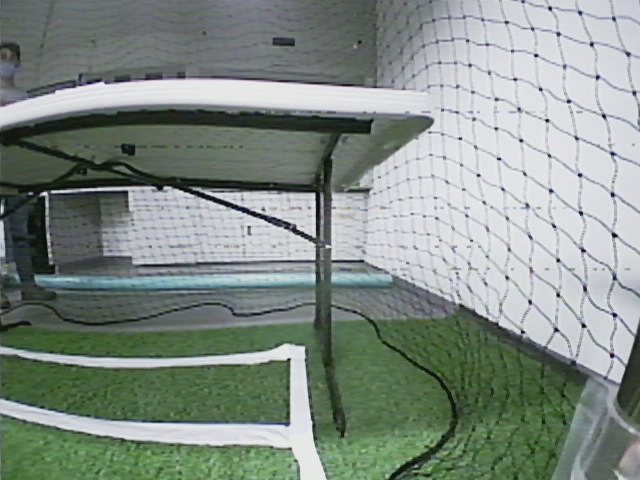
#> input picture finding_red/green_0.png, 640 x 480 px
$ python -i flying_red.py   (imports and definitions only)
#> lines starting #> are read from the running program, lines starting #| are printed output that depends on the picture; after the words box and inside, x2 and y2 are one past the last pixel; in counts of white or black regions, pixels touching at a corner belong together
#> further down, picture is the input picture: shape (480, 640, 3); mean B, G, R 133.7, 141.3, 130.7
import cv2
# Code adapted from: https://github.com/bitcraze/crazyflie-lib-python/blob/master/examples/autonomousSequence.py

import time
# CrazyFlie imports:
import cflib.crtp
from cflib.crazyflie import Crazyflie
from cflib.crazyflie.log import LogConfig
from cflib.crazyflie.syncCrazyflie import SyncCrazyflie
from cflib.crazyflie.syncLogger import SyncLogger
from cflib.positioning.position_hl_commander import PositionHlCommander
import numpy as np

## Some helper functions:
## -----------------------------------------------------------------------------------------
# [38 lines left out: functions position_estimate, set_PID_controller, ascend_and_hover, not called in this run]

def findGreatestContour(contours):
    largest_area = 0
    largest_contour_index = -1
    i = 0
    total_contours = len(contours)

    while i < total_contours:
        area = cv2.contourArea(contours[i])
        if area > largest_area:
            largest_area = area
            largest_contour_index = i
        i += 1

    #print(largest_area)

    return largest_area, largest_contour_index

def red_filter(frame):
    """Turns camera frame into bool array of red objects
    """
    # blurred_input = cv2.GaussianBlur(frame,(7,7),0)
    # denoised_blurred = cv2.fastNlMeansDenoisingColored(blurred_input,None,10,10,7,21)
    blurred = cv2.GaussianBlur(frame,(7,7),0)
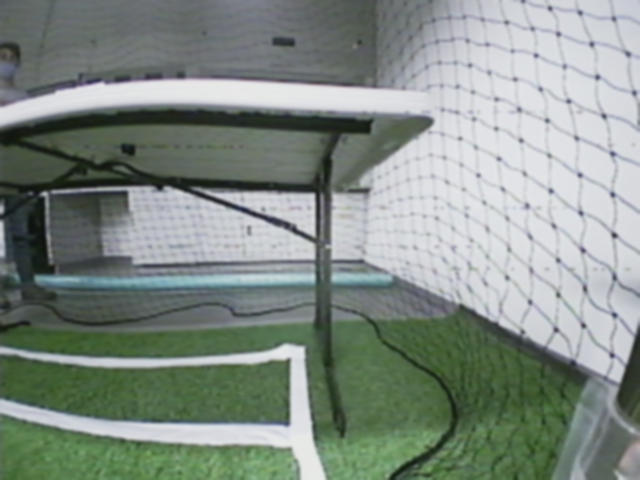
#> blurred: shape (480, 640, 3); mean B, G, R 133.7, 141.3, 130.7
    hsv_frame = cv2.cvtColor(blurred, cv2.COLOR_BGR2HSV)
#> hsv_frame: shape (480, 640, 3); mean H, S, V 84.4, 36, 144
    #      h    s    v
    llb = (0,   3,   0)
    ulb = (28,  255, 255)
    lb =  (120, 3,   0)
    ub =  (180, 255, 255)

    lowreds = cv2.inRange(hsv_frame, llb, ulb)
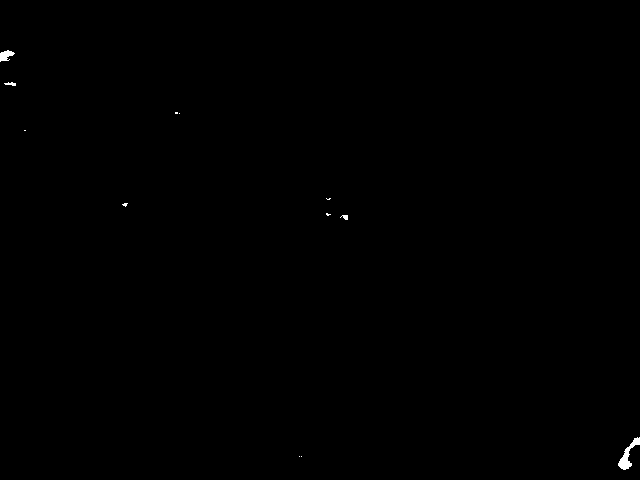
#> lowreds: shape (480, 640); 0.14% white; 12 white regions (8 under 20 px), largest, box (x1, y1, x2, y2) and area: (618, 437, 640, 470) 243, (0, 50, 15, 62) 107, (4, 82, 16, 86) 30, (340, 215, 348, 220) 25
    highreds = cv2.inRange(hsv_frame, lb, ub)
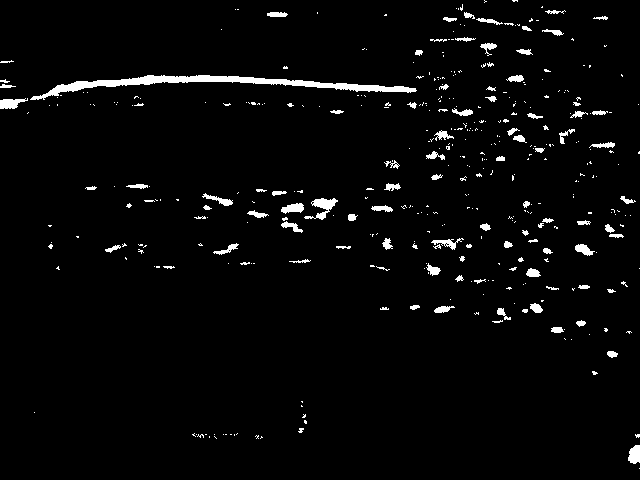
#> highreds: shape (480, 640); 3% white; 408 white regions (314 under 20 px), largest, box (x1, y1, x2, y2) and area: (30, 75, 417, 100) 2387, (304, 198, 338, 220) 296, (0, 98, 28, 109) 196
    res = cv2.bitwise_or(lowreds, highreds)
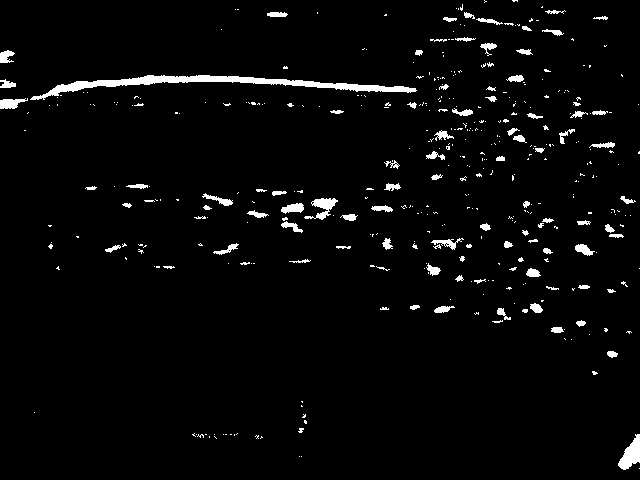
#> res: shape (480, 640); 3.2% white; 411 white regions (317 under 20 px)

    return res

# [11 lines left out: function time_averaged_frame, not called in this run]

def check_contours(frame):
    print('Checking image:')

    ################
    # cv2.imwrite('wheresthered.png', frame)
    ################

    # These define the upper and lower HSV for the red obstacles
    # May change on different drones.
    input_frame = red_filter(frame)

    # Do the contour detection on the input frame
    contours, hierarchy = cv2.findContours(input_frame, cv2.RETR_LIST, cv2.CHAIN_APPROX_NONE)
#> contours = 440 contours, 370 with area under 20; largest, box (x1, y1, x2, y2) and area: (30, 75, 417, 100) 1996, (618, 434, 640, 470) 394, (304, 198, 338, 220) 252, (0, 98, 28, 109) 160, (281, 203, 304, 214) 140
    largest_area, largest_contour_index = findGreatestContour(contours)
#> in findGreatestContour, `total_contours = len(contours)`: total_contours = 440
#> the loop in findGreatestContour, `while i < total_contours:` made 440 passes
#> (area, largest_area) on passes 8, 385: (393.5, 393.5), (1996.5, 1996.5)
#> area on passes 26, 33, 34, 38, 40, 41: 43, 47.5, 33, 50, 71, 24.5
#> after the loop in findGreatestContour, `while i < total_contours:`: largest_area = 1996.5; largest_contour_index = 384
#> largest_area = 1996.5; largest_contour_index = 384

    # print(largest_area)

    if largest_area > 100:
        return True
    else:
        return False


# Follow the setpoint sequence trajectory:
# [40 lines left out: functions adjust_position, hover_and_descend, not called in this run]


group_number = 12

# Possibly try 0, 1, 2 ...
camera = 0

# Set the URI the Crazyflie will connect to
uri = f'radio://0/{group_number}/2M'

# Initialize all the CrazyFlie drivers:
# [4 lines not run here, left out]
# [1 line that did not run here, left out]

# List local CrazyFlie devices:
# [61 lines not run here, left out]

>>> import cv2
>>> picture = cv2.imread('green_0.png')
>>> result = check_contours(picture)
#> result = True

$ run again, on finding_red/green_12.png
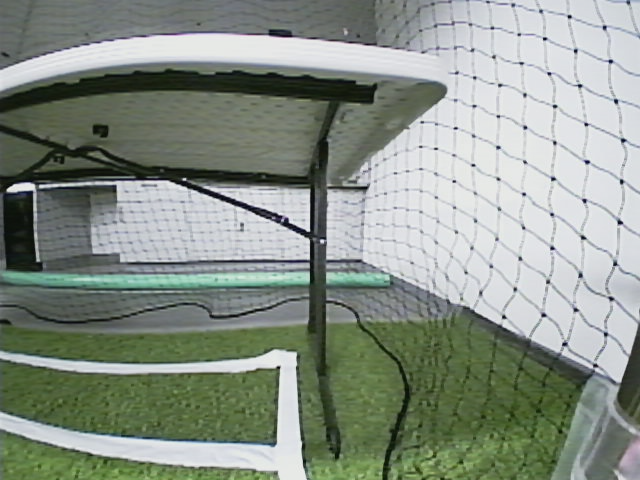
#> input picture finding_red/green_12.png, 640 x 480 px
#> picture is the input picture: shape (480, 640, 3); mean B, G, R 135.6, 146.1, 137.2
#> in red_filter, `blurred = cv2.GaussianBlur(frame,(7,7),0)`:
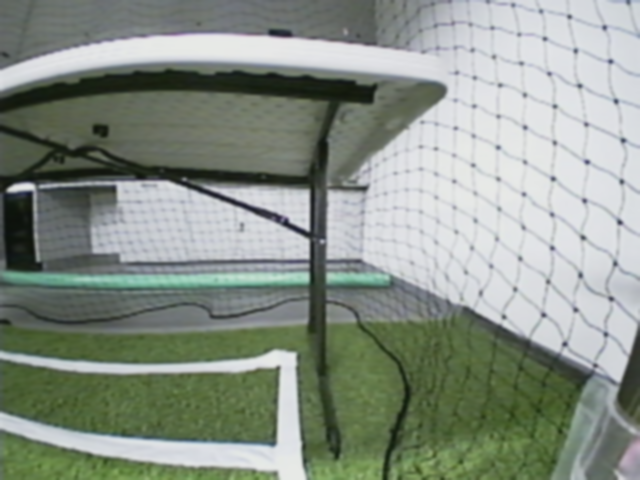
#> blurred: shape (480, 640, 3); mean B, G, R 135.6, 146.1, 137.2
#> hsv_frame: shape (480, 640, 3); mean H, S, V 76.5, 39.3, 148
#> lowreds: shape (480, 640); 0.04% white in thin lines or dots, all inside (x1, y1, x2, y2) = (340, 29, 635, 470)
#> in red_filter, `highreds = cv2.inRange(hsv_frame, lb, ub)`:
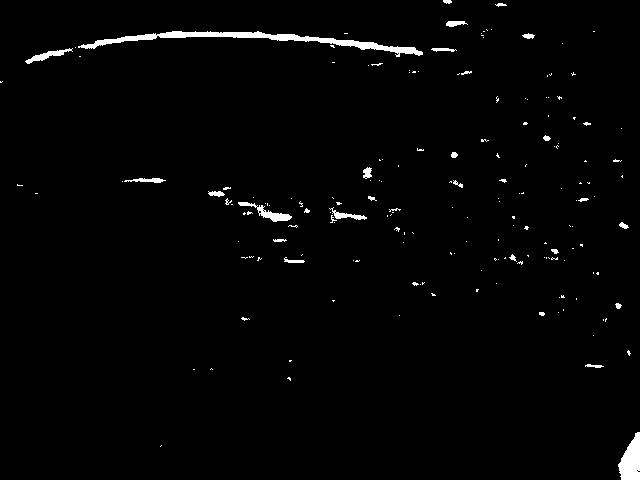
#> highreds: shape (480, 640); 1.6% white; 175 white regions (146 under 20 px), largest, box (x1, y1, x2, y2) and area: (78, 31, 423, 57) 1885, (618, 432, 640, 480) 719, (238, 202, 292, 222) 314
#> res: shape (480, 640); 1.7% white; 177 white regions (146 under 20 px)
#> contours = 190 contours, 173 with area under 20; largest, box (x1, y1, x2, y2) and area: (78, 31, 423, 57) 1532, (617, 432, 640, 480) 733, (238, 202, 292, 222) 254, (25, 48, 73, 64) 179, (329, 207, 367, 220) 116
#> total_contours = 190
#> the loop in findGreatestContour, `while i < total_contours:` made 190 passes
#> (area, largest_area) on passes 3, 184: (733, 733), (1532.5, 1532.5)
#> after the loop in findGreatestContour, `while i < total_contours:`: largest_area = 1532.5; largest_contour_index = 183
#> in check_contours, `largest_area, largest_contour_index = findGreatestContour(contours)`: largest_area = 1532.5; largest_contour_index = 183
#> result = True

$ run again, on finding_red/green_4.png
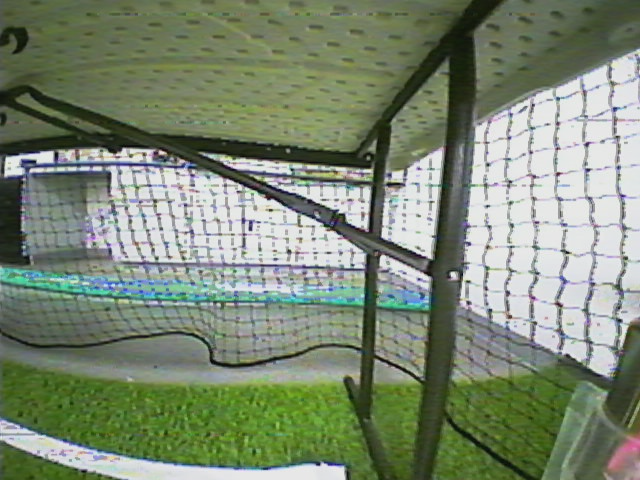
#> input picture finding_red/green_4.png, 640 x 480 px
#> picture is the input picture: shape (480, 640, 3); mean B, G, R 114.8, 136.4, 124.2
#> hsv_frame: shape (480, 640, 3); mean H, S, V 61.8, 62.4, 138.5
#> in red_filter, `lowreds = cv2.inRange(hsv_frame, llb, ulb)`:
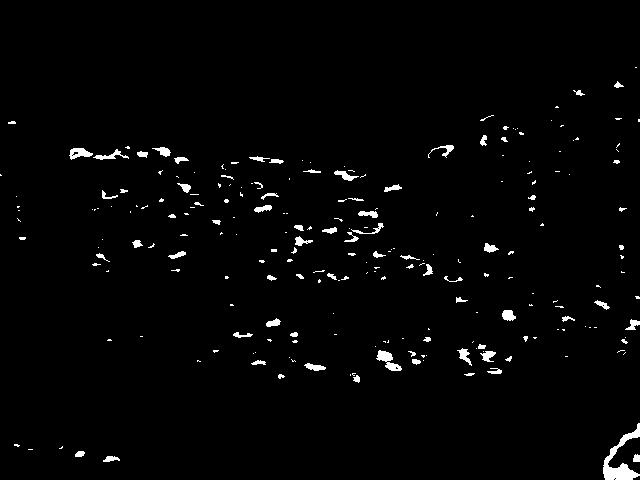
#> lowreds: shape (480, 640); 1.9% white; 233 white regions (159 under 20 px), largest, box (x1, y1, x2, y2) and area: (603, 423, 640, 480) 715, (376, 350, 402, 371) 239, (69, 148, 93, 160) 166
#> highreds: shape (480, 640); 6.4% white; 348 white regions (183 under 20 px), largest, box (x1, y1, x2, y2) and area: (608, 437, 640, 474) 656, (89, 161, 200, 181) 578, (281, 263, 346, 280) 490
#> in red_filter, `res = cv2.bitwise_or(lowreds, highreds)`:
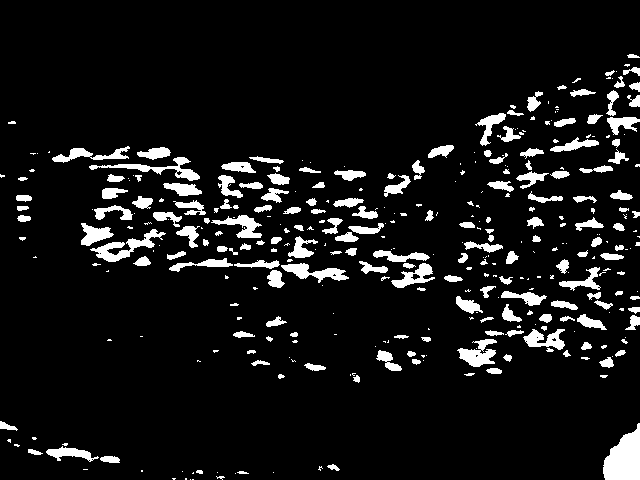
#> res: shape (480, 640); 8.3% white; 360 white regions (185 under 20 px)
#> contours = 387 contours, 239 with area under 20; largest, box (x1, y1, x2, y2) and area: (603, 423, 640, 480) 1361, (90, 229, 166, 262) 628, (89, 157, 200, 181) 530, (457, 339, 497, 367) 522, (281, 263, 349, 283) 515
#> total_contours = 387
#> the loop in findGreatestContour, `while i < total_contours:` made 387 passes
#> (area, largest_area) on passes 16, 19, 21, 26: (36, 36), (90, 90), (326.5, 326.5), (1361, 1361)
#> after the loop in findGreatestContour, `while i < total_contours:`: largest_area = 1361; largest_contour_index = 25
#> in check_contours, `largest_area, largest_contour_index = findGreatestContour(contours)`: largest_area = 1361; largest_contour_index = 25
#> result = True

$ run again, on finding_red/peek_right.png
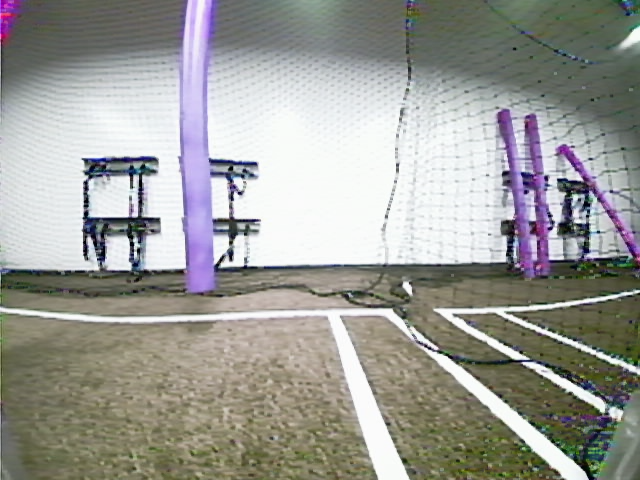
#> input picture finding_red/peek_right.png, 640 x 480 px
#> picture is the input picture: shape (480, 640, 3); mean B, G, R 150.8, 155.9, 155.6
#> hsv_frame: shape (480, 640, 3); mean H, S, V 64.6, 34.5, 162.1
#> in red_filter, `lowreds = cv2.inRange(hsv_frame, llb, ulb)`:
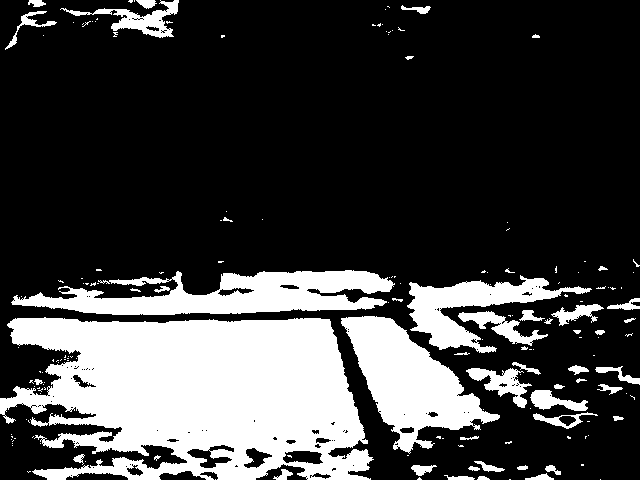
#> lowreds: shape (480, 640); 24.9% white; 171 white regions (123 under 20 px), largest, box (x1, y1, x2, y2) and area: (0, 317, 374, 480) 43896, (11, 270, 395, 315) 9726, (341, 316, 500, 454) 9674
#> highreds: shape (480, 640); 8.7% white; 111 white regions (63 under 20 px), largest, box (x1, y1, x2, y2) and area: (162, 0, 234, 295) 11006, (490, 107, 580, 279) 7414, (551, 143, 640, 265) 2557
#> in red_filter, `res = cv2.bitwise_or(lowreds, highreds)`:
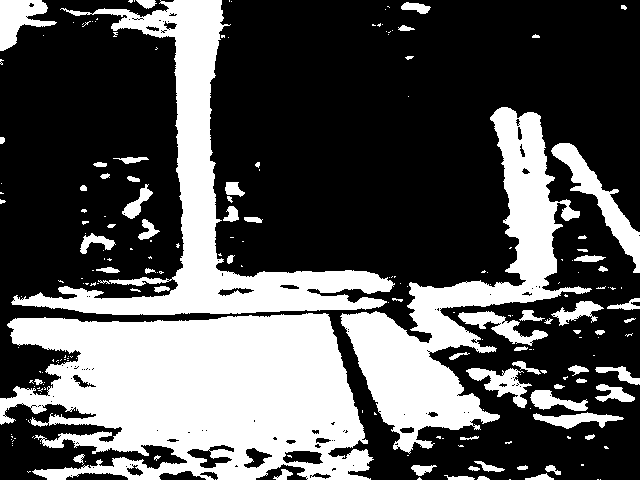
#> res: shape (480, 640); 33.6% white; 209 white regions (140 under 20 px)
#> contours = 401 contours, 320 with area under 20; largest, box (x1, y1, x2, y2) and area: (0, 313, 374, 480) 45030, (340, 107, 592, 454) 21864, (11, 0, 395, 315) 21480, (551, 143, 640, 273) 2433, (0, 0, 57, 51) 1406
#> total_contours = 401
#> the loop in findGreatestContour, `while i < total_contours:` made 401 passes
#> (area, largest_area) on passes 8, 10, 15, 19, 28, 48, 105, 173: (25.5, 25.5), (63.5, 63.5), (77.5, 77.5), (84.5, 84.5), (135.5, 135.5), (445.5, 445.5), (649.5, 649.5), (948, 948)
#> after the loop in findGreatestContour, `while i < total_contours:`: largest_area = 45030.5; largest_contour_index = 232
#> in check_contours, `largest_area, largest_contour_index = findGreatestContour(contours)`: largest_area = 45030.5; largest_contour_index = 232
#> result = True
